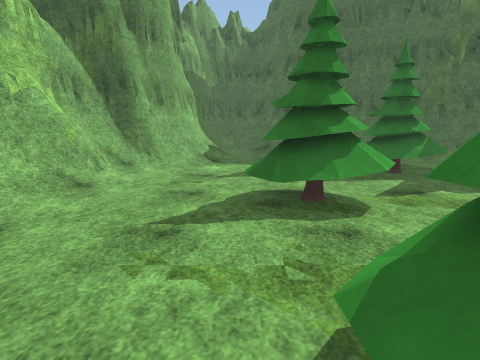
View 1 (above)

19 first-person views from a walk through a scene from a Unity 3-D project. The camera is 1.4 m above the floor, tilts 10° down and sees 80° across. The floor is counted in squares, 1 m on a side. Each view is taken from the middle of a square. On the plan, view 1 faces up. The plan holds only what a view shows up to about 14 squares ahead; the rest is blank. The place goes on beyond the plan. Surface patterns are stand-ins for the level's own textures.

View 2
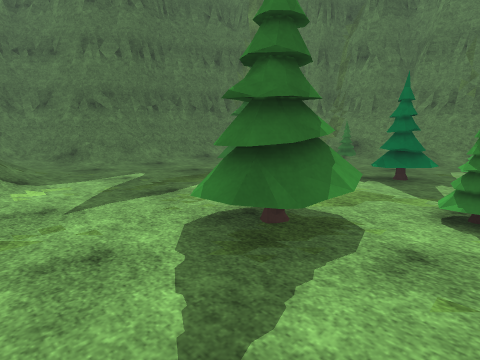

View 3
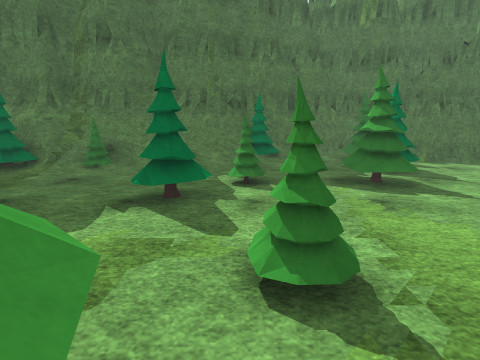

View 4
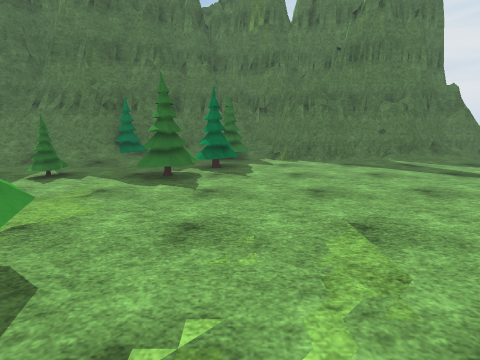

View 5
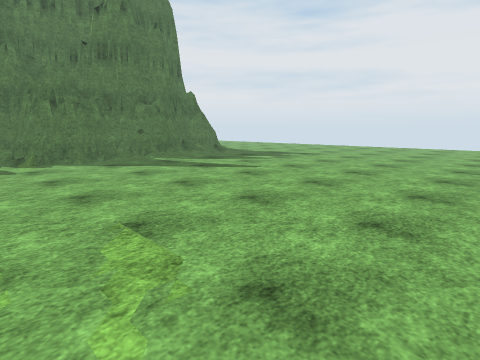

View 6
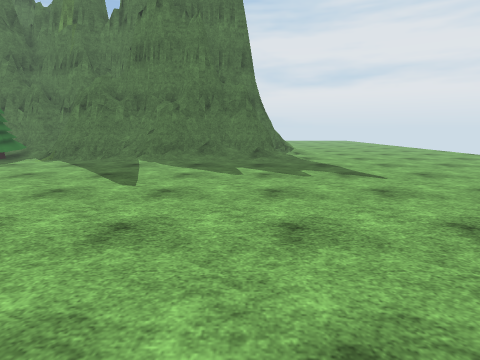

View 7
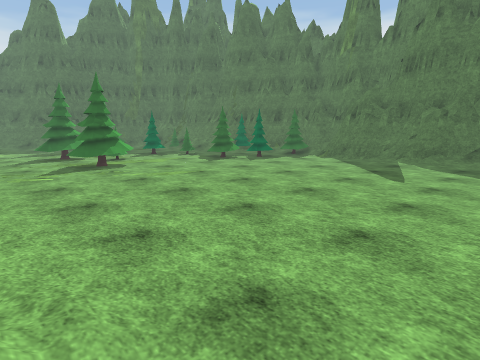

View 8
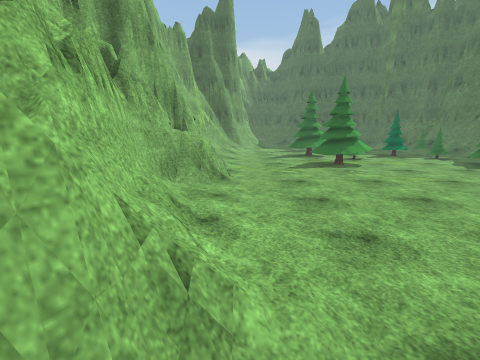

View 9
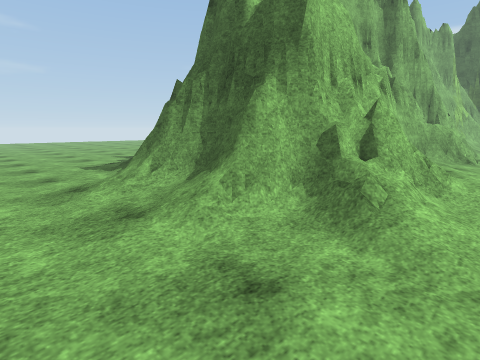

View 10
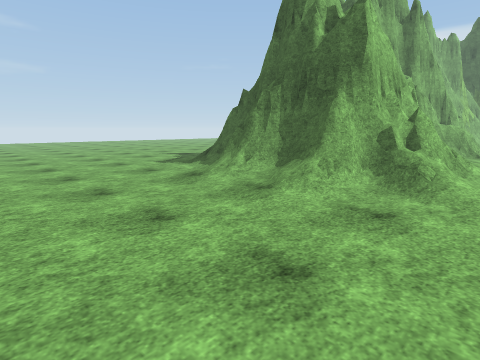

View 11
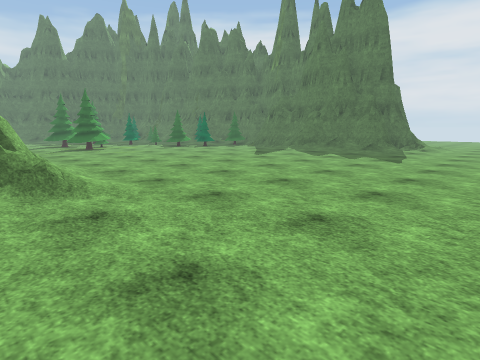

View 12
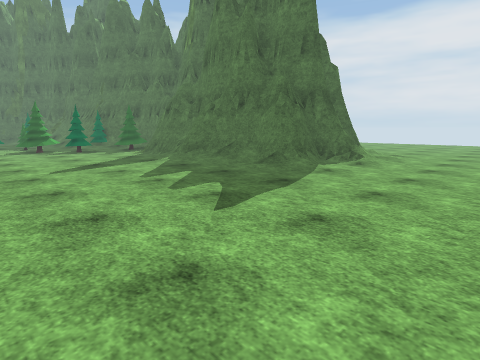

View 13
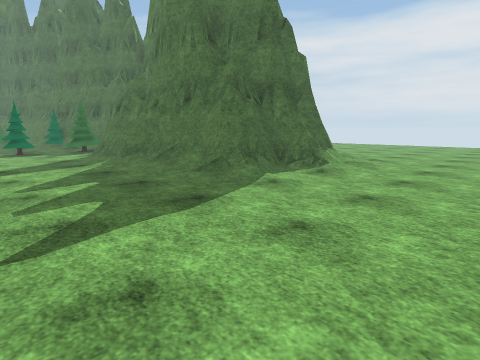

View 14
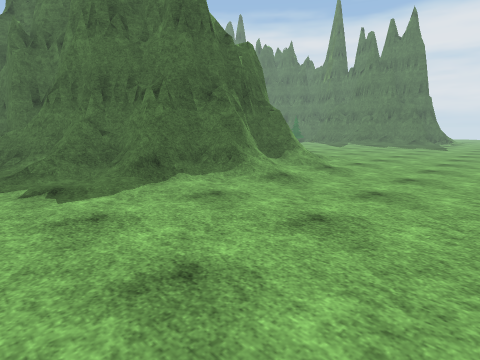

View 15
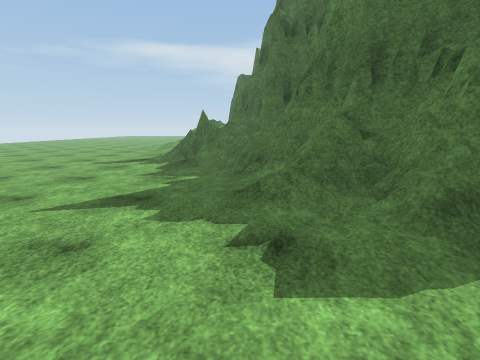

View 16
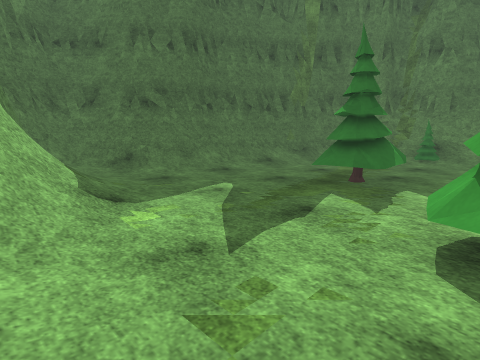

View 17
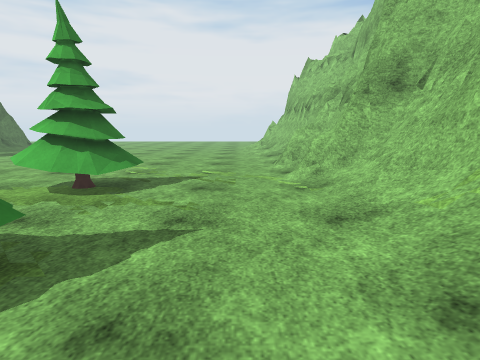

View 18
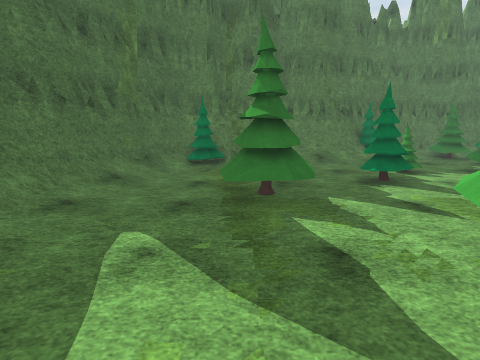

View 19
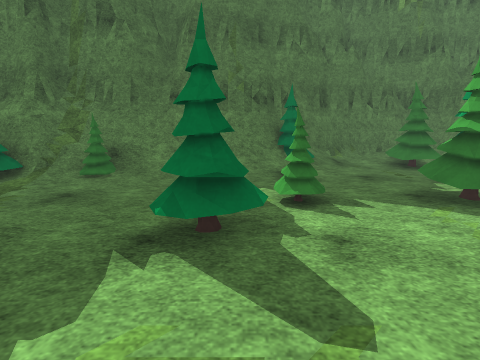

### Floor plan
Key: @ floor where view 1 was taken; # wall or solid block; . main floor; : floor 0.25 m higher than the main floor; / step, stairs or slope; = window, fence, low wall or low ledge; T tree; O other object.
Columns run from 15 left of view 1 to 16 right of it. Each row starts with its distance up from view 1.
 19               ####
 18              ##/##
 17               //=###
 16                :/=#####
 15              #=..////=###
 14              #/.....///=###
 13             ##/........//##
 12             ##/..........T##
 11            ##//..........T###
 10           ###/.....TT .../==
  9           #=/......TTT....T=#
  8           ##/.......T...../=##
  7           ##/...TT........//#
  6           #/...TTTT...T...//#
  5            /....TT...TT...//##
  4          #=/......T....TT../##
  3          #=/......TT......./T##
  2          #O/....TTT.........//#
  1          #=/....TTT....TT..../##
  0          ##=...@TT.....TT ..../#
 -1          ##=.............TT.OT/#
 -2           #.................TT/#
 -3           ##.................//#
 -4           ##.................###
 -5           #................./##
 -6 ####      #/................/##
 -7  ==       #/................/##
 -8 .=#       #/:.............../##
 -9 ./##      #=/...............##
-10 .//##     #=/...............##
-11 .//##     ##=/............../##
-12 .:/=##    ##/.............../=#
-13 .../#### ##=/................=#
-14 .../==#####//................=##
-15 ...../==/#=................../=#
-16 ......//://.....................
-17 ................................
-18 ................................
-19 ................................
-20 ................................
-21 . ...............   . ........

Where each view was taken, in squares from view 1:
view 1: 0 up, 0 right, facing up
view 2: 3 up, 2 left, facing up-right
view 3: 4 up, 1 right, facing right
view 4: 2 down, 0 right, facing right
view 5: 2 down, 0 right, facing down-right
view 6: 13 down, 0 right, facing right
view 7: 13 down, 3 left, facing up-right
view 8: 13 down, 3 left, facing up
view 9: 18 down, 2 left, facing up-left
view 10: 21 down, 2 left, facing up-left
view 11: 21 down, 5 left, facing up-right
view 12: 21 down, 5 right, facing up-right
view 13: 21 down, 8 right, facing up-right
view 14: 21 down, 15 left, facing up-right
view 15: 17 down, 14 left, facing up
view 16: 6 up, 3 left, facing up-right
view 17: 8 up, 2 left, facing down
view 18: 10 up, 2 left, facing right
view 19: 5 up, 3 right, facing right
